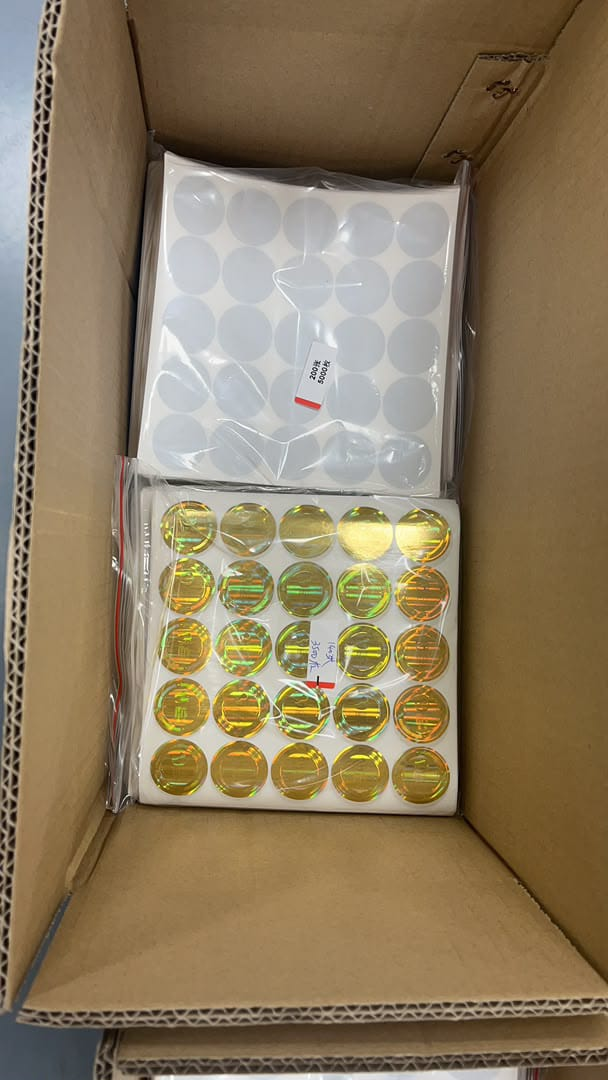
#> input picture WhatsApp Image 2026-08-17 at 4.26.59 PM.jpeg, 608 x 1080 px; the run also reads 1 picture not shown here
$ python prepare-product-photos.py
#> lines starting #> are read from the running program, lines starting #| are printed output that depends on the picture
#!/usr/bin/env python3
"""
Turn supplier photographs into catalogue images.

## The rule this obeys

**The product is never regenerated.** Every pixel showing the label itself is
the pixel the camera recorded. No AI fill, no colour grading, no relighting —
because a holographic film's colour *is* the product, and a "cleaned up" version
that shifts the rainbow is a photograph of something the customer will not
receive. Sizes, colours and materials come through untouched.

What changes is everything that is not the product: the thumb, the desk edge,
the cardboard box, the strip of floor — and two things that must not be
published.

## Why regions are found rather than typed in

The first version of this script had hand-typed blur boxes. They were guesses,
they landed across the middle of the labels, and the result was worse than the
photograph: four holograms cut in half by grey rectangles. Coordinates guessed
from looking at a picture are wrong in a way that is invisible until you look at
the output.

So the labels are *found*. Holographic film is vividly saturated and the paper
it sits on is not, which separates them cleanly, and each label's own bounding
box then decides where its wordmark band is. Change the crop and the redaction
still lands correctly, because it was never tied to the crop.

## Why redaction, and why it is not censorship

These sheets were photographed at a factory that prints for other companies.
They carry other brands' marks — BIHAKU, Marabu, MAX Italian — which on
Brandora's site would read as work Brandora did for them; and **live
anti-counterfeit codes**, serial numbers and QR codes belonging to a running
authentication system, which a legible photograph online is useful to precisely
the people those labels exist to stop.

Blurring both leaves what a customer is actually buying: the film, its texture,
its colours, at its real size.

Run:  python3 scripts/prepare-product-photos.py
Out:  apps/brandora/assets/img/sourcing/*.webp
"""

import colorsys
from pathlib import Path

from PIL import Image, ImageFilter

ROOT = Path(__file__).resolve().parents[1]
OUT = ROOT / "apps/brandora/assets/img/sourcing"

GROUND = (247, 248, 247)   # the site's own surface
SIZE = 700
QUALITY = 90


# [37 lines left out: functions blur, remove_corner_watermark, not called in this run]


def square(image, name):
    """One square ground, centred, product never distorted."""
    # Scaled up a little where the source is small — a phone photograph of a
    # carton is never going to be a studio plate, and pretending otherwise with
    # an AI upscale would invent detail that is not on the product.
    scale = min(SIZE / image.width, SIZE / image.height, 2.0)
    image = image.resize((int(image.width * scale), int(image.height * scale)), Image.LANCZOS)
    canvas = Image.new("RGB", (SIZE, SIZE), GROUND)
    canvas.paste(image, ((SIZE - image.width) // 2, (SIZE - image.height) // 2))
    OUT.mkdir(parents=True, exist_ok=True)
    canvas.save(OUT / name, "WEBP", quality=QUALITY, method=6)
    print(f"  {name}  {canvas.size[0]}x{canvas.size[1]}")


print("Preparing catalogue images (product pixels unaltered):\n")

# --- Gold holographic labels ------------------------------------------------
#
# The one photograph of the four that survives becoming a catalogue image, and
# it survives for a reason worth writing down: nothing on it is anybody else's.
# No client wordmark is legible and no authentication code is in frame, so the
# only edits are a crop and one small blur over the factory's handwritten
# quantity slip.
#
# The other three could not be salvaged — the branding and the serial codes on
# them are printed *on the product*, so redacting them either destroys the
# photograph or fails to redact. See the note at the bottom of this file.

sheet = Image.open(ROOT / "WhatsApp Image 2026-08-17 at 4.26.59 PM.jpeg").convert("RGB")
#> sheet is the input picture: PIL image 608x1080 RGB; mean R, G, B 139.7, 122.8, 95.1
# The right edge is found rather than eyeballed: the carton is warm and unbroken
# from x=470, the sheet is white with vivid gold on it, so the boundary is where
# every sampled row turns brown at once.
sheet = sheet.crop((250, 468, 466, 812))
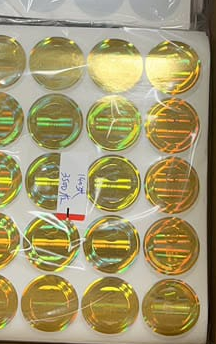
#> sheet: PIL image 216x344 RGB; mean R, G, B 163, 151.7, 108.9
# Deliberately not blurred: the factory's handwritten quantity slip identifies
# nobody, and a grey rectangle in the middle of the frame looked far more like
# damage than the note ever looked like a problem. Redaction is for other
# companies' marks and live authentication codes; this is neither.
square(sheet, "holographic-labels.webp")
#> in square, `image = image.resize((int(image.width * scale), int(image.height * sca..`:
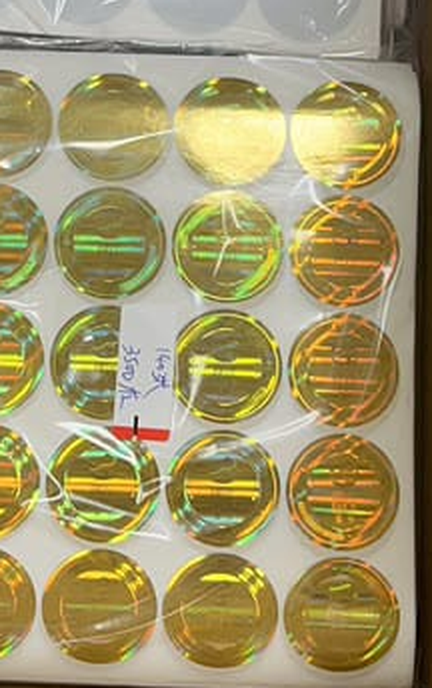
#> image: PIL image 432x688 RGB; mean R, G, B 163, 151.7, 108.9
#> in square, `canvas.paste(image, ((SIZE - image.width) // 2, (SIZE - image.height) ..`:
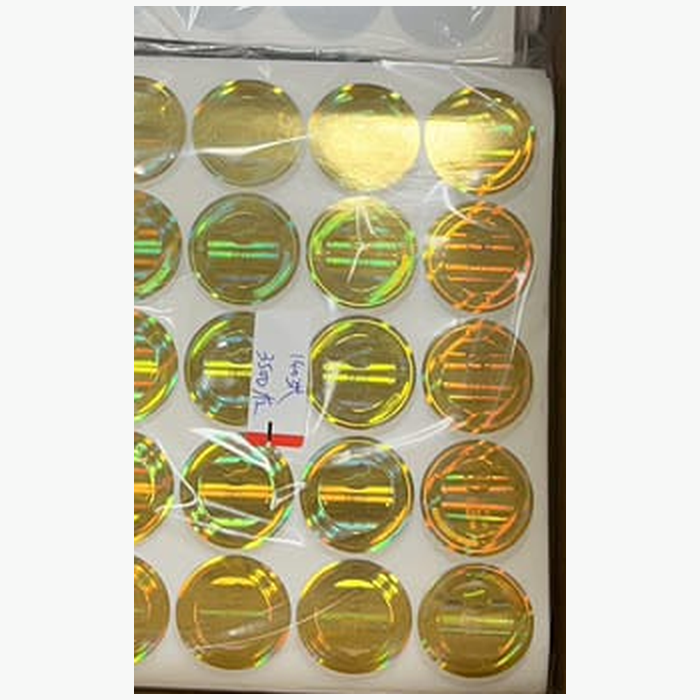
#> canvas: PIL image 700x700 RGB; mean R, G, B 196, 189.6, 163.2
#|   holographic-labels.webp  700x700

print(f"\nWritten to {OUT.relative_to(ROOT)}")
print(
    "\nNot published, and why:\n"
    "  4.26.58 PM.jpeg      the supplier's wholesale price table — publishing it publishes the margin\n"
    "  4.26.58 PM (1).jpeg  Marabu wordmark printed across every label\n"
    "  4.26.59 PM (1).jpeg  MAX Italian wordmark plus live QR authentication codes\n"
    "  4.27.00 PM.jpeg      BIHAKU wordmark plus legible anti-counterfeit serial numbers\n"
    "  4.26.59 PM (2).jpeg  the supplier's marketing sheet, five other companies' brands on it\n"
    "  image.png            a screenshot of a Made-in-China listing page\n"
)


# ---------------------------------------------------------------------------
# Second batch, added 18 Aug 2026
# ---------------------------------------------------------------------------
#
# Twelve photographs and a supplier spec sheet. Ten become catalogue images.
# Two do not, for the same reason as the first batch: one carries another
# company's wordmark printed on the product, and one is a price/spec table
# rather than a photograph — a table belongs in the sourcing data, not on a
# product tile.
#
# The crops are found, not typed. The first batch taught that lesson expensively
# (see the note at the top of this file), so `autocrop` reads the four edges of
# the frame to learn what the background is — a grey wall, a red cloth, a black
# studio sweep — and keeps everything that is not that. Reframe the photo, add
# another, and the crop still lands on the product.


def autocrop(image, tolerance=34, margin=0.045):
    """Find the product by subtracting the background the photographer used.

    The background is whatever the frame's outer border is made of, which is
    a safer assumption than 'the background is white': three of these were shot
    on red towelling and two on a black sweep. Everything far enough from that
    colour is product.
    """
    small = image.resize((image.width // 4 or 1, image.height // 4 or 1), Image.BILINEAR)
    pixels = small.load()
    width, height = small.size

    border = []
    for x in range(width):
        border.append(pixels[x, 0])
        border.append(pixels[x, height - 1])
    for y in range(height):
        border.append(pixels[0, y])
        border.append(pixels[width - 1, y])
    ground = tuple(sum(channel) // len(border) for channel in zip(*border))

    left, top, right, bottom = width, height, 0, 0
    found = False
    for y in range(height):
        for x in range(width):
            pixel = pixels[x, y]
            distance = sum(abs(pixel[i] - ground[i]) for i in range(3))
            if distance > tolerance * 3:
                found = True
                left, top = min(left, x), min(top, y)
                right, bottom = max(right, x), max(bottom, y)

    if not found:
        return image

    # A second ground. Three of these were shot on a desk against a wall, so the
    # frame has a wall *and* a floor in it, and the floor is as far from the
    # averaged background as the product is — the box came out with a strip of
    # parquet under it. A band is scenery rather than product when it runs the
    # whole width and is a flat colour in itself, so bands like that are peeled
    # off the top and bottom until the first row that actually varies.
    def scenery(row):
        colours = [pixels[x, row] for x in range(left, right + 1)]
        if len(colours) < 3:
            return False
        deviating = sum(
            1
            for colour in colours
            if sum(abs(colour[i] - ground[i]) for i in range(3)) > tolerance * 3
        )
        if deviating < len(colours) * 0.9:
            return False
        means = [sum(c[i] for c in colours) / len(colours) for i in range(3)]
        spread = max(
            sum((c[i] - means[i]) ** 2 for c in colours) / len(colours) for i in range(3)
        )
        return spread < 90

    while top < bottom and scenery(top):
        top += 1
    while bottom > top and scenery(bottom):
        bottom -= 1

    pad_x, pad_y = int(width * margin), int(height * margin)
    box = (
        max(0, (left - pad_x)) * 4,
        max(0, (top - pad_y)) * 4,
        min(width, (right + pad_x + 1)) * 4,
        min(height, (bottom + pad_y + 1)) * 4,
    )
    return image.crop(box)


# One frame needs a number typed into it, and it is worth being explicit about
# why rather than quietly adding a magic constant. In `1.00.22 PM.jpeg` the desk
# ends on a diagonal across the lower right corner, so the parquet behind it is
# neither a full-width band (the scenery rule misses it) nor far enough from the
# desk to read as a separate ground. There is no rule that separates a diagonal
# edge from the product above it; a stated trim is more honest than a rule that
# pretends to have found one.
TRIM_BOTTOM = {
    "WhatsApp Image 2026-08-18 at 1.00.22 PM.jpeg": 0.11,
    # Both acrylic cake-box photos (fifth batch) carry a supplier's own
    # promotional banner glued across roughly the bottom fifth of the frame —
    # "可加印LOGO" ("logo can be printed"), a colour-option caption, and Brandora's
    # own @brandora.union watermark on top of it. None of that is the product;
    # trimming it is the same operation as every other batch's background
    # removal, just a hard-edged banner instead of a wall or a floor.
    "watermark-06dd734890ba15a7b73e54cc04a47e38_1.jpeg": 0.245,
    "watermark-abd5f6e99577ebf50f1c2bc56fa04134_2.jpeg": 0.245,
}


BATCH_TWO = [
    # (source, output, find the crop?, why it is publishable)
    (
        "WhatsApp Image 2026-08-18 at 1.00.22 PM (1).jpeg",
        "bakery-gable-box.webp",
        True,
        "Gable-top cake box, closed, plain white board. Nobody's mark on it.",
    ),
    (
        "WhatsApp Image 2026-08-18 at 1.00.22 PM.jpeg",
        "bakery-gable-box-open.webp",
        True,
        "The same box open from above, handle panels folded out.",
    ),
    (
        "WhatsApp Image 2026-08-18 at 1.00.23 PM.jpeg",
        "bakery-carrier-box.webp",
        True,
        "Carrier box with a cut handle, shot side-on.",
    ),
    (
        "WhatsApp Image 2026-08-18 at 1.04.08 PM (1).jpeg",
        "bakery-carrier-in-hand.webp",
        True,
        "Carried by the handle — the one shot in the set that gives it a size.",
    ),
    (
        "WhatsApp Image 2026-08-18 at 1.04.08 PM.jpeg",
        "bakery-carrier-open.webp",
        True,
        "Flaps open, showing the interior and the board thickness.",
    ),
    (
        "WhatsApp Image 2026-08-18 at 1.30.34 PM.jpeg",
        "cup-lids.webp",
        False,
        "Nine lid profiles on black. Already a studio plate; cropping it would cut the grid.",
    ),
    (
        "WhatsApp Image 2026-08-18 at 1.28.09 PM.jpeg",
        "cup-pet-dimensions.webp",
        True,
        "PET cup with its dimensions printed on the frame: 92/93mm rim, 56mm tall, 55mm base.",
    ),
    (
        "WhatsApp Image 2026-08-18 at 1.43.54 PM.jpeg",
        "icecream-cups.webp",
        False,
        "Paper ice-cream cups. The leaf is the factory's own sample print, not a customer's brand.",
    ),
    (
        "WhatsApp Image 2026-08-18 at 1.57.56 PM.jpeg",
        "wooden-cutlery.webp",
        False,
        "Six wooden cutlery shapes on slate — the texture is the ground, so the crop is left alone.",
    ),
    (
        "WhatsApp Image 2026-08-18 at 2.04.46 PM.jpeg",
        "wooden-spoon.webp",
        True,
        "One spoon on white.",
    ),
]

print("\nSecond batch:\n")
for source, name, cropped, _why in BATCH_TWO:
    path = ROOT / source
    if not path.exists():
        print(f"  ! {source} is not in the repository — skipped")
        continue
    image = Image.open(path).convert("RGB")
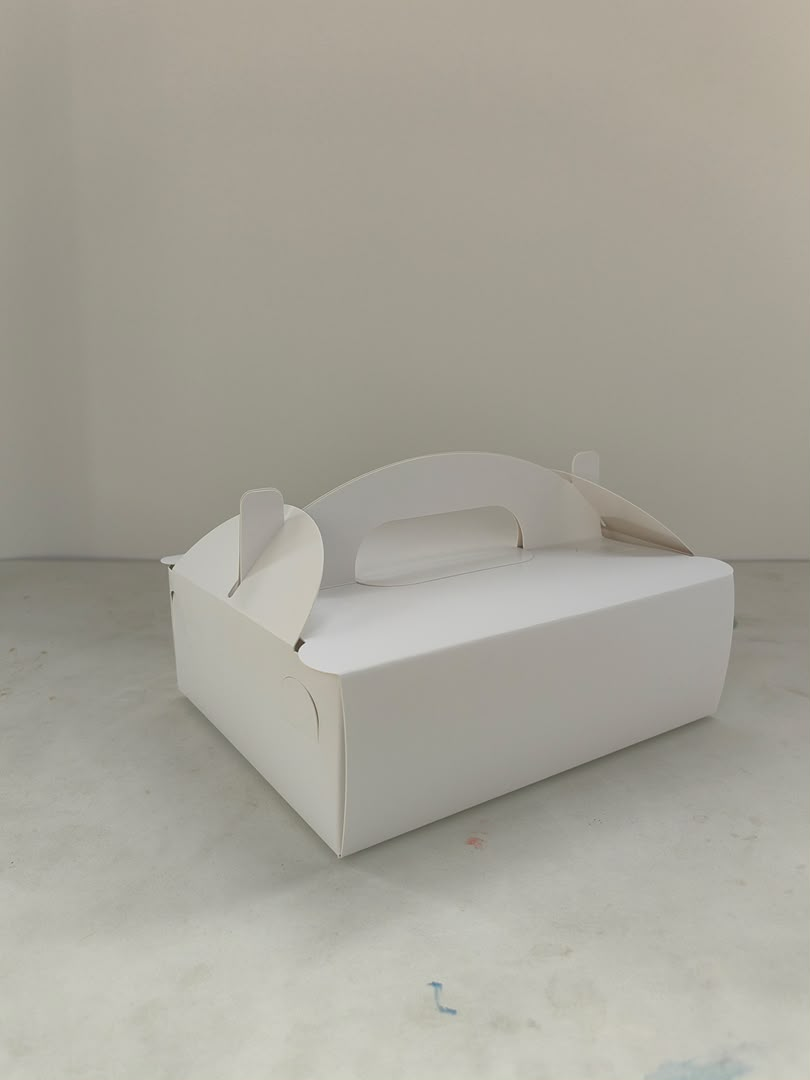
#> input picture WhatsApp Image 2026-08-18 at 1.00.22 PM (1).jpeg, 810 x 1080 px
#> image is the input picture: PIL image 810x1080 RGB; mean R, G, B 166.4, 163.5, 153.2
    trim = TRIM_BOTTOM.get(source)
    if trim:
        image = image.crop((0, 0, image.width, int(image.height * (1 - trim))))
    if cropped:
        image = autocrop(image)
#> (the rest of the program and of its run is left out)
